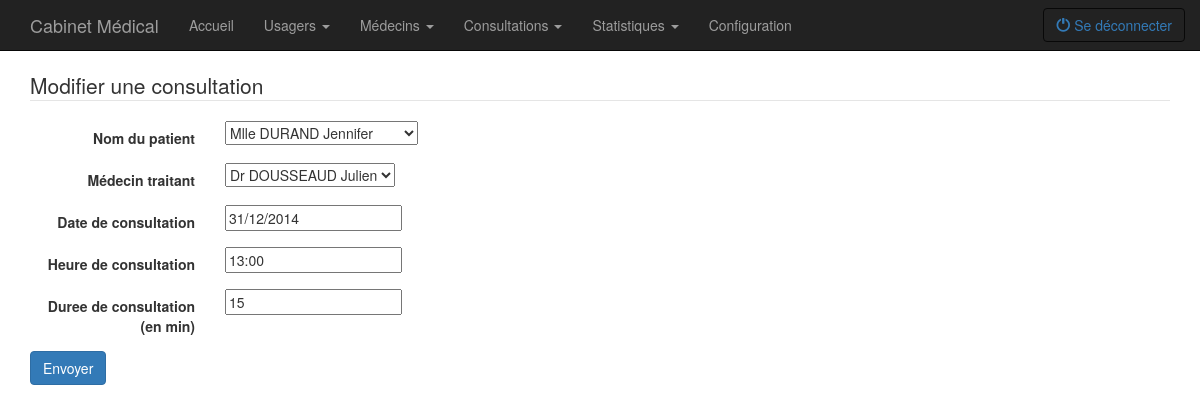
Page /consultation/modifier.php?id=2 (signed in) on the committed database.
### tables this page shows
CREATE TABLE IF NOT EXISTS CONSULTATION
(
  id            INT(11)        NOT NULL AUTO_INCREMENT,
  usager        INT(11)        NOT NULL,
  medecin       INT(11)        NOT NULL,
  dateConsult   DATE           NULL,
  heureConsult  TIME           NULL,
  dureeConsult  INT(11)        NULL DEFAULT 30
  ,
  PRIMARY KEY (ID)
);

### class/form.class.php (the view, shortened to what this page needs)
<?php
class Form
{
    private $form = null;
    public function __construct($legend, $method = "post", $dest = null)
    {
        $this->form = ' <form action="' . $dest . '" method="' . $method . '" class="form-horizontal" role="form">
						  <fieldset>
							<legend>' . $legend . '</legend>';
    }
    public function setInput($label, $name, $type = "text", $value = null, $option = null)
    {
        if ($label == null) {
            $this->form .= '<div class="form-group"><input type="' . $type . '" name="' . $name . '" value="' . $value . '" ' . $option . ' ></div>';
        } else {
            $this->form .= '<div class="form-group"><label for="' . $name . '" class="col-sm-2 control-label">' . $label . '</label><div class="col-sm-10"><input type="' . $type . '" name="' . $name . '" value="' . $value . '" ' . $option . ' ></div></div>';
        }
    }
    public function setSelect($label, $name, array $options, $prefered = null, $optionsHTML = null)
    {
        $this->form .= '<div class="form-group"><label for="' . $name . '" class="col-sm-2 control-label">' . $label . '</label><div class="col-sm-10"><select name="' . $name . '" ' . $optionsHTML .'>';
        if ($prefered != null) {
            $this->form .= '<option value="' . $prefered . '">' . $options[$prefered] . '</option>';
            $this->form .= '<option disabled>──────────</option>';
            unset($options[$prefered]);
        }
        foreach ($options as $cle => $option) {
            $this->form .= '<option value="' . $cle . '">' . $option . '</option>';
        }
        $this->form .= '</select></div></div>';
    }
    public function setButton($label, $name, $type="submit", $class = "btn btn-default")
    {
        $this->form .= '<button name="' . $name . '" type="' . $type . '" class="'. $class .'">' . $label . '</button> ';
    }
    public function getForm()
    {
        return $this->form . ' </fieldset>
						</form>';
    }
}

### public/css/style.css (style rules this page uses)
body { padding-top: 70px; padding-bottom: 30px; }

### rows in the picture
consultation: usager "Mlle DURAND Jennifer", medecin "Dr DOUSSEAUD Julien", dateConsult "31/12/2014", heureConsult "13:00", dureeConsult "15"

### other values in the picture
$legend "Modifier une consultation"
$label "Nom du patient Médecin traitant"
$label "Date de consultation Heure de consultation Duree de consultation (en min)"
$label "Envoyer"
